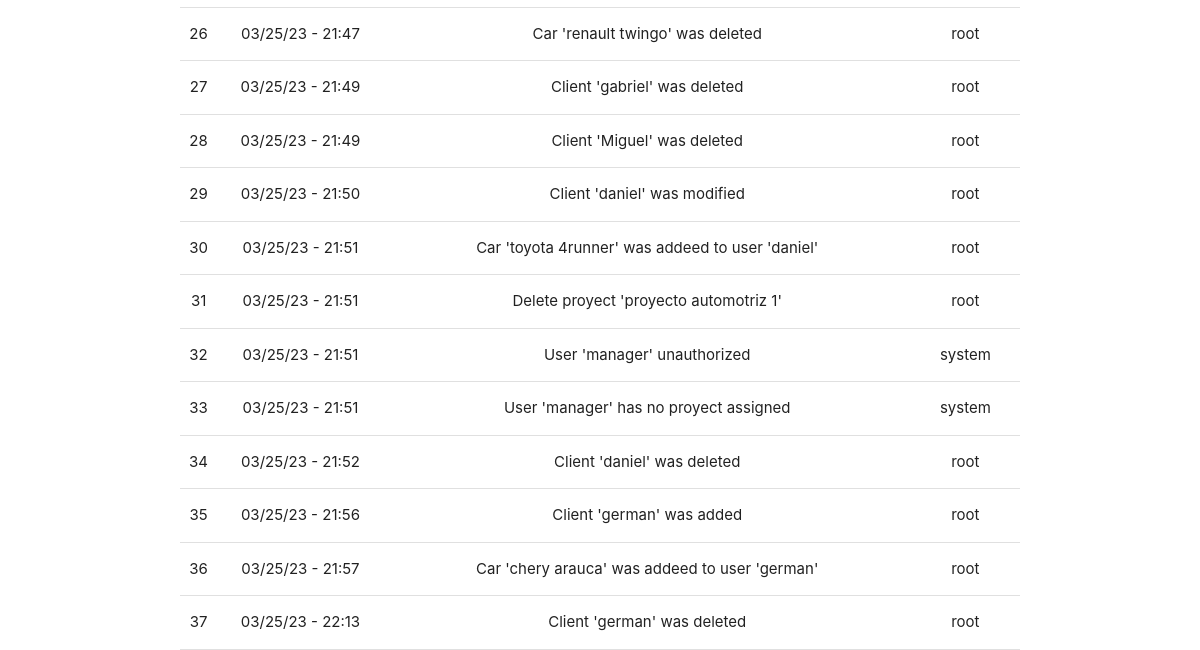
The app's page /logger (signed in, lower part), older data.
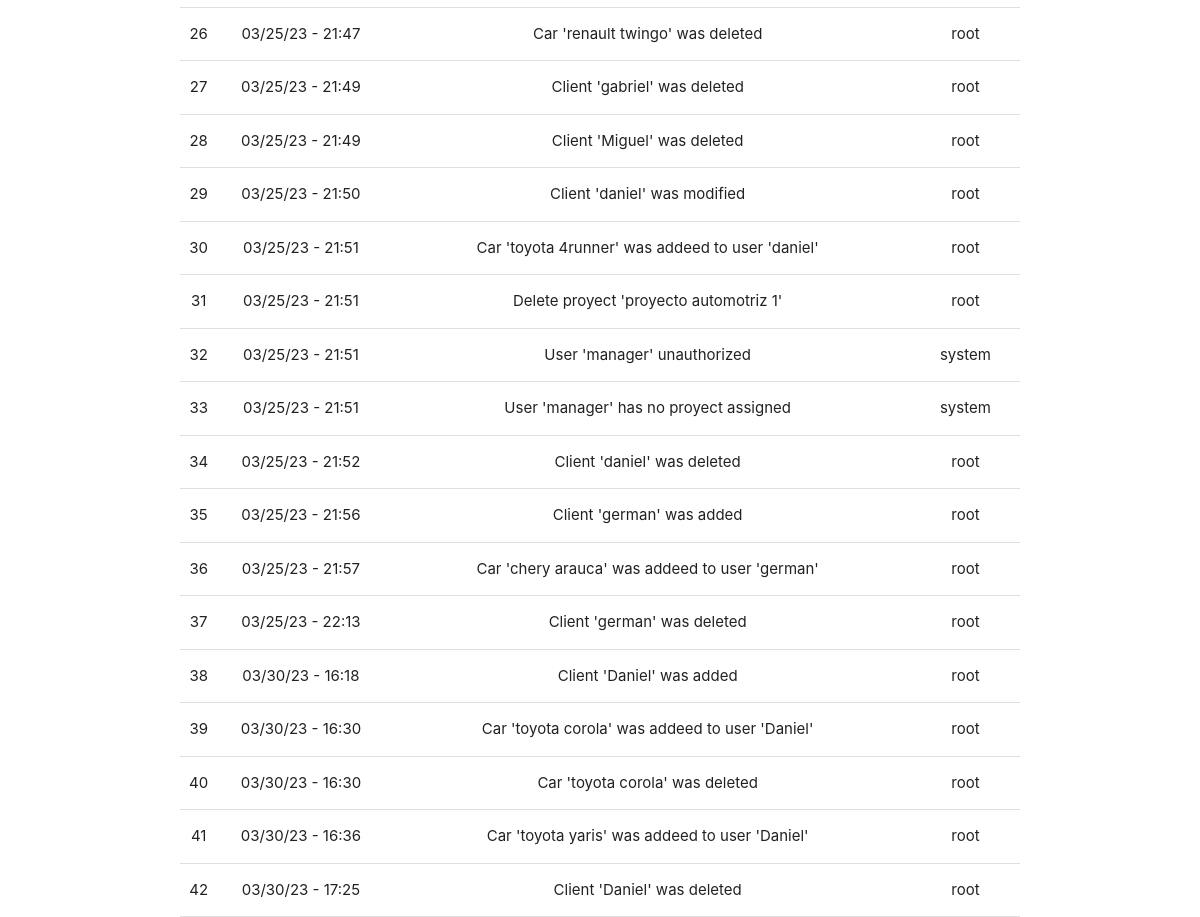
The same page, newer data.
### tables this page shows
CREATE TABLE logger (
    id INTEGER PRIMARY KEY AUTOINCREMENT,
    event TEXT NOT NULL,
    date TEXT NOT NULL,
    user TEXT NOT NULL
);

### app/logger.py (the view, shortened to what this page needs)
@bp.route('/logger', methods=('POST', 'GET'))
@login_required
def logger_index():
    db = get_db()
    logs = db.execute(
        'SELECT * FROM logger'
    ).fetchall()
    if g.user['roleId'] != 1:
        logs = db.execute(
            'SELECT * FROM logger WHERE user = ?',
            (g.user['username'],)
        ).fetchall()
    return render_template('index/logger/loggerIndex.html', logs = utilities.dataForLoggerTable(logs))

### app/auth.py (called while the page is built)
@bp.before_app_request
def load_logged_in_user():
    user_id = session.get('user_id')
    if user_id is None:
        g.user = None
    else:
        g.user = get_db().execute(
            "SELECT * FROM user WHERE id = ?",
            (user_id,)
        ).fetchone()

def login_required(view):
    @functools.wraps(view)
    def wrapped_view(**kwargs):
        if g.user is None:
            return redirect(url_for('auth.login'))
        return view(**kwargs)
    return wrapped_view

### app/db.py (called while the page is built)
def get_db():
    if 'db' not in g:
        g.db = sqlite3.connect(
            current_app.config['DATABASE'],
            detect_types = sqlite3.PARSE_DECLTYPES
        )
        g.db.row_factory = sqlite3.Row
    return g.db

### app/utilities.py (called while the page is built)
def dataForLoggerTable(logs):
    data = []
    for log in logs:
        data.append(
            {
                'id': log['id'],
                'date': log['date'],
                'event': log['event'],
                'user': log['user']
            }
        )
    return data

### app/templates/index/logger/loggerIndex.html (shortened to what this page needs)
{% extends 'base.html' %}
{% block content %}
<table class="centered">
  <tbody>
    {% for log in logs %}
      <tr>
        <td>{{ log['id'] }}</td>
        <td>{{ log['date'] }}</td>
        <td>{{ log['event'] }}</td>
        <td>{{ log['user'] }}</td>
       </tr>
     {% endfor %}
  </tbody>
</table>
{% endblock %}

### app/templates/base.html (shortened to what this page needs)
<!DOCTYPE html>
<link rel="stylesheet" href="{{ url_for('static', filename='materialize.css') }}">
<link rel="stylesheet" href="{{ url_for('static', filename='style.css') }}">
<section class="content container center-align">
    {% block content %}{% endblock %}
</section>

Row changes from the older to the newer data that the page shows:
added logger: id "38", date "03/30/23 - 16:18", event "Client 'Daniel' was added", user "root"
added logger: id "39", date "03/30/23 - 16:30", event "Car 'toyota corola' was addeed to user 'Daniel'", user "root"
added logger: id "40", date "03/30/23 - 16:30", event "Car 'toyota corola' was deleted", user "root"
added logger: id "41", date "03/30/23 - 16:36", event "Car 'toyota yaris' was addeed to user 'Daniel'", user "root"
added logger: id "42", date "03/30/23 - 17:25", event "Client 'Daniel' was deleted", user "root"
